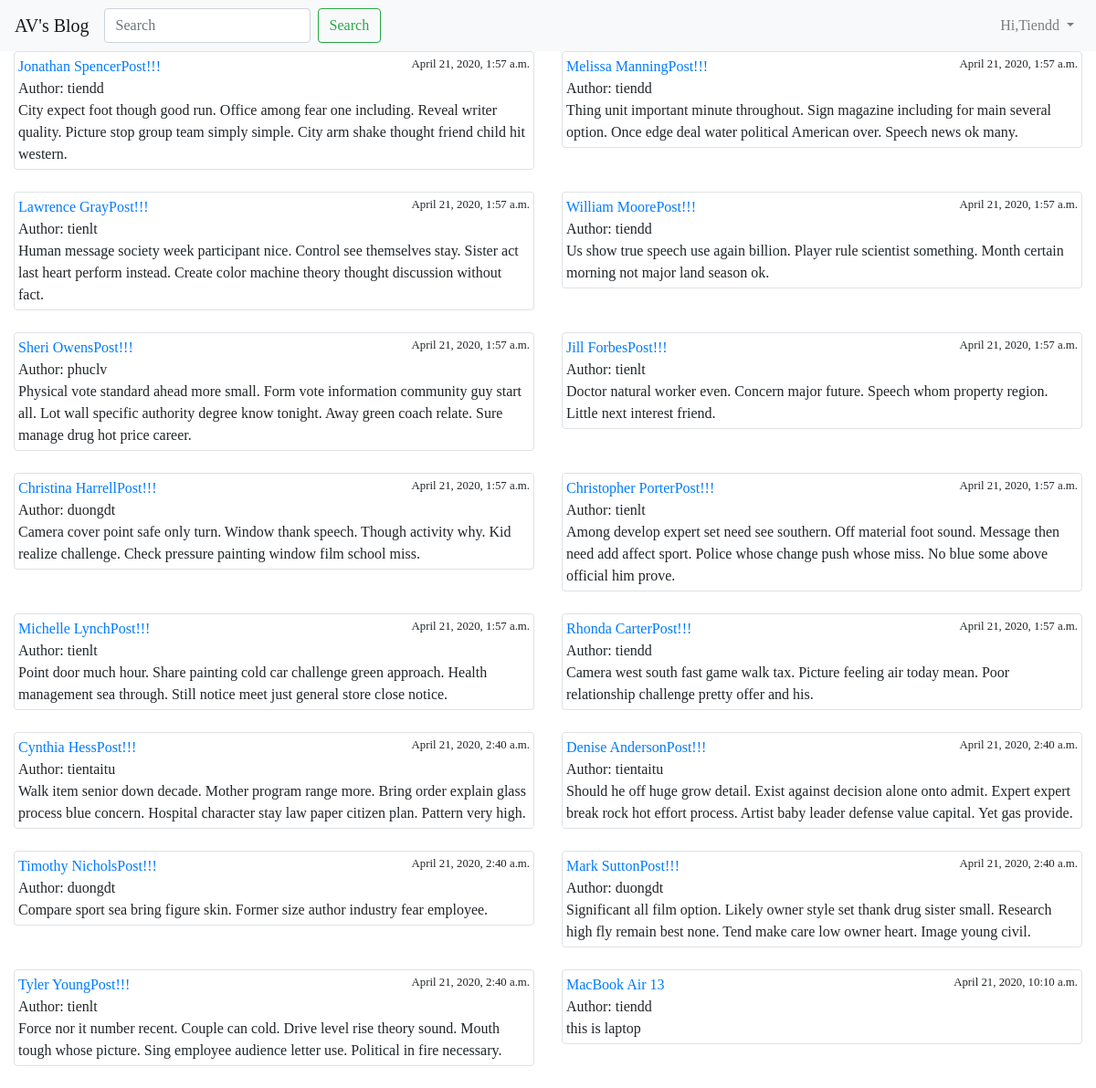
/blog (signed in), run on the app's committed database.
### blog/models.py (models this page shows, shortened)
class Post(models.Model):
    STATUS_CHOICES = (
        ('draft', 'Draft'),
        ('published', 'Published')
    )
    title = models.CharField(max_length=100, null=True, blank=True, unique=False)
    slug = models.SlugField(max_length=120)
    author = models.ForeignKey(User, related_name='blog_posts', on_delete=models.DO_NOTHING)
    body = models.TextField()
    created = models.DateTimeField(auto_now_add=True)
    updated = models.DateTimeField(auto_now=True)
    status = models.CharField(max_length=10, choices=STATUS_CHOICES, default='draft')

### blog/views.py (the view)
# urls.py: path('blog', views.post_list, name='post_list'),
def post_list(request):
    posts = Post.objects.all()
    context = {'posts': posts}
    return render(request, 'blog/post_list.html', context)

### templates/blog/post_list.html (shortened to what this page needs)
{% extends 'blog/base.html' %}
{% block content %}
    <div class="row">
        {% for p in posts %}
            <div class="col-md-6">
                <div class="img-thumbnail">
                    <a href="{% url 'post_detail' p.id %}">{{ p.title }}</a><small style="float: right">{{ p.created }}</small><br>
                    Author:  {{ p.author }} <br>
                    {{ p.body }}
                </div>
                    <br>
            </div>
        {% endfor %}
    </div>
{% endblock %}

### templates/blog/navbar.html (shortened to what this page needs)
<nav class="navbar navbar-expand-lg navbar-light bg-light">
  <a class="navbar-brand" href="{% url 'post_list' %}">AV's Blog</a>
  <div class="collapse navbar-collapse" id="navbarSupportedContent">
    <ul class="navbar-nav mr-auto">
        <form class="form-inline my-2 my-lg-0">
      <input class="form-control mr-sm-2" type="search" placeholder="Search" aria-label="Search">
      <button class="btn btn-outline-success my-2 my-sm-0" type="submit">Search</button>
    </form>
    </ul>
      <ul class="navbar-nav">
          {% if request.user.is_authenticated %}
          <li class="nav-item dropdown">
                <a class="nav-link dropdown-toggle" href="#" id="navbarDropdown" role="button" data-toggle="dropdown" aria-haspopup="true" aria-expanded="false">
                 <span>Hi,{{ request.user|capfirst }}</span>
                </a>
          </li>
          {% else %}
          <li class="nav-item">
              <a href="{% url 'user_login' %}" class="nav-link">Login</a>
          </li>
          {% endif %}
      </ul>
  </div>
</nav>

### static/blog/style.css (style rules this page uses)
html { position: relative; min-height: 100%; }
body { font-family: 'Lucida Casaul', 'Comic Sans MS'; }

### data on the page
Post: title "Jonathan SpencerPost!!!", created "April 21, 2020, 1:57 a.m.", author "tiendd", body "City expect foot though good run. Office among fear one including. Reveal writer quality. Picture stop group team simply simple. City arm shake thought friend child hit western."
Post: title "Melissa ManningPost!!!", created "April 21, 2020, 1:57 a.m.", author "tiendd", body "Thing unit important minute throughout. Sign magazine including for main several option. Once edge deal water political American over. Speech news ok many."
Post: title "Lawrence GrayPost!!!", created "April 21, 2020, 1:57 a.m.", author "tienlt", body "Human message society week participant nice. Control see themselves stay. Sister act last heart perform instead. Create color machine theory thought discussion without fact."
Post: title "William MoorePost!!!", created "April 21, 2020, 1:57 a.m.", author "tiendd", body "Us show true speech use again billion. Player rule scientist something. Month certain morning not major land season ok."
Post: title "Sheri OwensPost!!!", created "April 21, 2020, 1:57 a.m.", author "phuclv", body "Physical vote standard ahead more small. Form vote information community guy start all. Lot wall specific authority degree know tonight. Away green coach relate. Sure manage drug hot price career."
Post: title "Jill ForbesPost!!!", created "April 21, 2020, 1:57 a.m.", author "tienlt", body "Doctor natural worker even. Concern major future. Speech whom property region. Little next interest friend."
Post: title "Christina HarrellPost!!!", created "April 21, 2020, 1:57 a.m.", author "duongdt", body "Camera cover point safe only turn. Window thank speech. Though activity why. Kid realize challenge. Check pressure painting window film school miss."
Post: title "Christopher PorterPost!!!", created "April 21, 2020, 1:57 a.m.", author "tienlt", body "Among develop expert set need see southern. Off material foot sound. Message then need add affect sport. Police whose change push whose miss. No blue some above official him prove."
Post: title "Michelle LynchPost!!!", created "April 21, 2020, 1:57 a.m.", author "tienlt", body "Point door much hour. Share painting cold car challenge green approach. Health management sea through. Still notice meet just general store close notice."
Post: title "Rhonda CarterPost!!!", created "April 21, 2020, 1:57 a.m.", author "tiendd", body "Camera west south fast game walk tax. Picture feeling air today mean. Poor relationship challenge pretty offer and his."
Post: title "Cynthia HessPost!!!", created "April 21, 2020, 2:40 a.m.", author "tientaitu", body "Walk item senior down decade. Mother program range more. Bring order explain glass process blue concern. Hospital character stay law paper citizen plan. Pattern very high."
Post: title "Denise AndersonPost!!!", created "April 21, 2020, 2:40 a.m.", author "tientaitu", body "Should he off huge grow detail. Exist against decision alone onto admit. Expert expert break rock hot effort process. Artist baby leader defense value capital. Yet gas provide."
Post: title "Timothy NicholsPost!!!", created "April 21, 2020, 2:40 a.m.", author "duongdt", body "Compare sport sea bring figure skin. Former size author industry fear employee."
Post: title "Mark SuttonPost!!!", created "April 21, 2020, 2:40 a.m.", author "duongdt", body "Significant all film option. Likely owner style set thank drug sister small. Research high fly remain best none. Tend make care low owner heart. Image young civil."
Post: title "Tyler YoungPost!!!", created "April 21, 2020, 2:40 a.m.", author "tienlt", body "Force nor it number recent. Couple can cold. Drive level rise theory sound. Mouth tough whose picture. Sing employee audience letter use. Political in fire necessary."
Post: title "MacBook Air 13", created "April 21, 2020, 10:10 a.m.", author "tiendd", body "this is laptop"

### other printed values
{{ request.user|capfirst }} "Tiendd"
